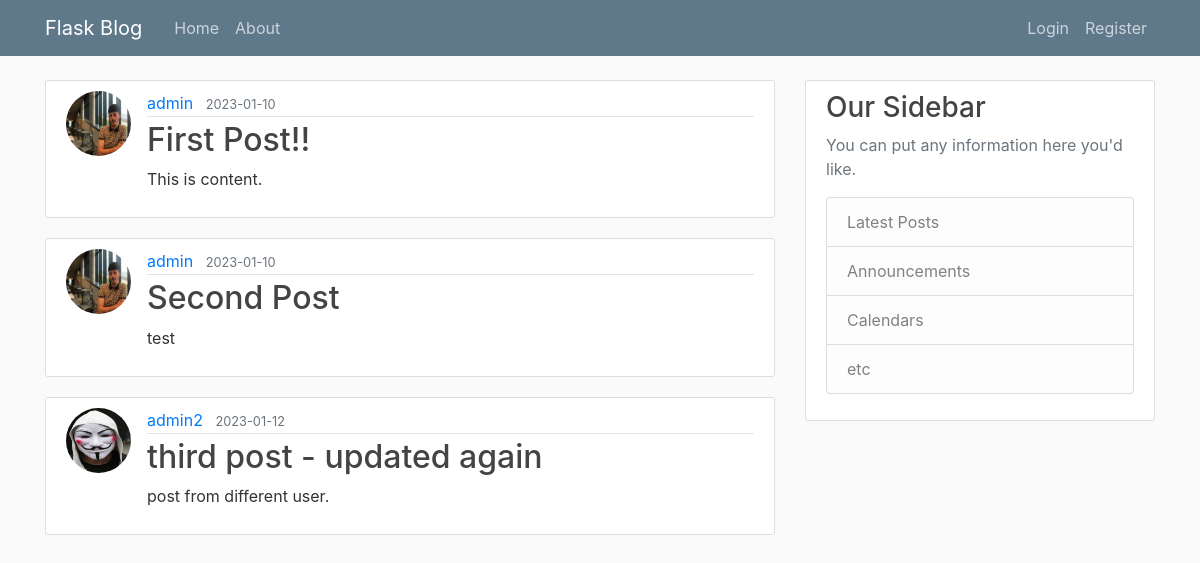
The page /home on the database its author committed.
### flaskblog/models.py (models this page shows, shortened)
class Post(db.Model):
    id = db.Column(db.Integer, primary_key=True)
    title = db.Column(db.String(100), nullable=False)
    date_posted = db.Column(db.DateTime, nullable=False, default=datetime.utcnow)
    content = db.Column(db.Text, nullable=False)
    user_id = db.Column(db.Integer, db.ForeignKey("user.id"), nullable=False)

class User(db.Model, UserMixin):
    id = db.Column(db.Integer, primary_key=True)
    username = db.Column(db.String(20), unique=True, nullable=False)
    email = db.Column(db.String(120), unique=True, nullable=False)
    image_file = db.Column(db.String(20), nullable=False, default="default.jpg")
    password = db.Column(db.String(60), nullable=False)
    posts = db.relationship(
        "Post", backref="author", lazy=True
    )  # backref isn't the actual column in Post, but lets us access who is the user that created that post

### flaskblog/routes.py (the view)
@app.route("/")
@app.route("/home")
def home():
    posts = Post.query.all()
    return render_template("home.html", posts=posts)

### flaskblog/templates/home.html
{% extends "layout.html" %} {% block content %} {% for post in posts %}
<article class="media content-section">
  <img
    class="rounded-circle article-img"
    src="{{ url_for('static', filename='profile_pics/' + post.author.image_file) }}"
  />
  <div class="media-body">
    <div class="article-metadata">
      <a class="mr-2" href="#">{{ post.author.username }}</a>
      <small class="text-muted"
        >{{ post.date_posted.strftime('%Y-%m-%d') }}</small
      >
    </div>
    <h2><a class="article-title" href="#">{{ post.title }}</a></h2>
    <p class="article-content">{{ post.content }}</p>
  </div>
</article>
{% endfor %} {% endblock content %}

### flaskblog/templates/layout.html (shortened to what this page needs)
<!DOCTYPE html>
<html lang="en">
  <head>
    <link
      rel="stylesheet"
      href="https://maxcdn.bootstrapcdn.com/bootstrap/4.0.0/css/bootstrap.min.css"
    />
    <link rel="stylesheet" type="text/css" href="{{ url_for('static', filename='main.css') }}">
  </head>
  <body>
    <header class="site-header">
      <nav class="navbar navbar-expand-md navbar-dark bg-steel fixed-top">
        <div class="container">
          <a class="navbar-brand mr-4" href="/">Flask Blog</a>
          <div class="collapse navbar-collapse" id="navbarToggle">
            <div class="navbar-nav mr-auto">
              <a class="nav-item nav-link" href="{{ url_for('home') }}">Home</a>
              <a class="nav-item nav-link" href="{{ url_for('about') }}">About</a>
            </div>
            <div class="navbar-nav">
              {% if current_user.is_authenticated %}
              <a class="nav-item nav-link" href="{{ url_for('new_post') }}">New Post</a>
              <a class="nav-item nav-link" href="{{ url_for('account') }}">Account</a>
                <a class="nav-item nav-link" href="{{ url_for('logout') }}">Logout</a>
              {% else %}
                <a class="nav-item nav-link" href="{{ url_for('login') }}">Login</a>
                <a class="nav-item nav-link" href="{{ url_for('register') }}">Register</a>
              {% endif %}
              </div>
          </div>
        </div>
      </nav>
    </header>
    <main role="main" class="container">
        <div class="row">
          <div class="col-md-8">
            {% block content %}{% endblock %}
          </div>
          <div class="col-md-4">
            <div class="content-section">
              <h3>Our Sidebar</h3>
              <p class='text-muted'>You can put any information here you'd like.
                <ul class="list-group">
                  <li class="list-group-item list-group-item-light">Latest Posts</li>
                  <li class="list-group-item list-group-item-light">Announcements</li>
                  <li class="list-group-item list-group-item-light">Calendars</li>
                  <li class="list-group-item list-group-item-light">etc</li>
                </ul>
              </p>
            </div>
          </div>
        </div>
      </main>
  </body>
</html>

### flaskblog/static/main.css (style rules this page uses)
body { background: #fafafa; color: #333333; margin-top: 5rem; }
h1, h2, h3, h4, h5, h6 { color: #444444; }
.bg-steel { background-color: #5f788a; }
.site-header .navbar-nav .nav-link { color: #cbd5db; }
.content-section { background: #ffffff; padding: 10px 20px; border: 1px solid #dddddd; border-radius: 3px; margin-bottom: 20px; }
.article-title { color: #444444; }
.article-content { white-space: pre-line; }
.article-img { height: 65px; width: 65px; margin-right: 16px; }
.article-metadata { padding-bottom: 1px; margin-bottom: 4px; border-bottom: 1px solid #e3e3e3 }

### rows shown on the page
Post: image_file (picture), author.username "admin", date_posted "2023-01-10", title "First Post!!", content "This is content."
Post: image_file (picture), author.username "admin", date_posted "2023-01-10", title "Second Post", content "test"
Post: image_file (placeholder picture), author.username "admin2", date_posted "2023-01-12", title "third post - updated again", content "post from different user."
